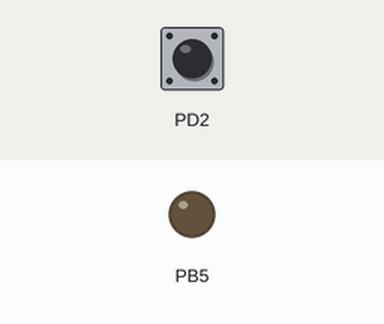
This program was run on a simulated ATmega328P, built with avr-gcc and emulated at 16 MHz. On the bench: output pins drawn as LEDs (lit = HIGH). The inputs (shaded band) are chosen by the test bench; at power-on: PD2 HIGH.

Above: at 1.2 s.
1.3 s: PD2 pulled LOW for 0.15 s
At 1.37 s:
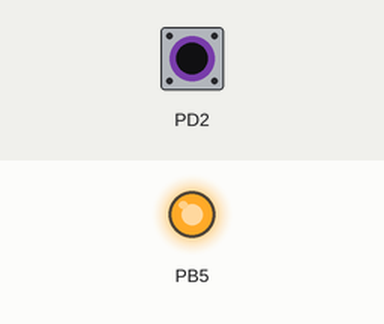
2.9 s: PD2 pulled LOW for 3.2 s
At 6.5 s:
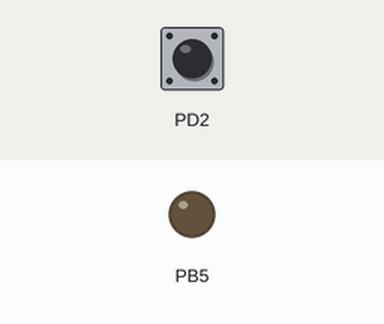
Timing chart, 0 to 8.0 s (numbered marks = the images above; inputs shaded):
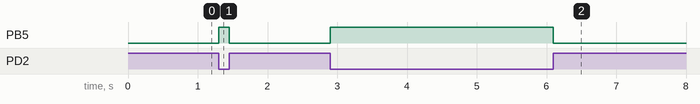

The program:

CH_11_code_2.c
```c
/*
 *  아트멜 스튜디오와 아두이노로 배우는 ATmega328 프로그래밍
 *
 * 		Gyeongyong Heo (hgycap@deu.ac.kr)
 *			Department of Electronic Engineering
 *			Dong-eui University
 *  	2015. 07. 14
 */

#include <avr/io.h>
#define F_CPU 16000000UL
#include <util/delay.h>
void INIT_PORT(void)
{
	DDRB = 0x20; // PB5(디지털 13번 핀) 출력으로 설정
	PORTB = 0x00; // LED는 꺼진 상태에서 시작
	DDRD = 0x00; // 버튼 입력
	PORTD = 0x04; // PD2(디지털 2번 핀) 풀업 저항 사용
}
int main(void)
{
	INIT_PORT(); // 포트 설정
	while(1){
		if(PIND & 0x04) PORTB = 0x00; // LED 끄기
		else PORTB = 0x20; // LED 켜기
	}
}
```

Measured:
- after the input at 1.3 s, PB5: LOW → HIGH at once, → LOW 0.15 s later
- after the input at 2.9 s, PB5: LOW → HIGH at once, → LOW 3.2 s later
